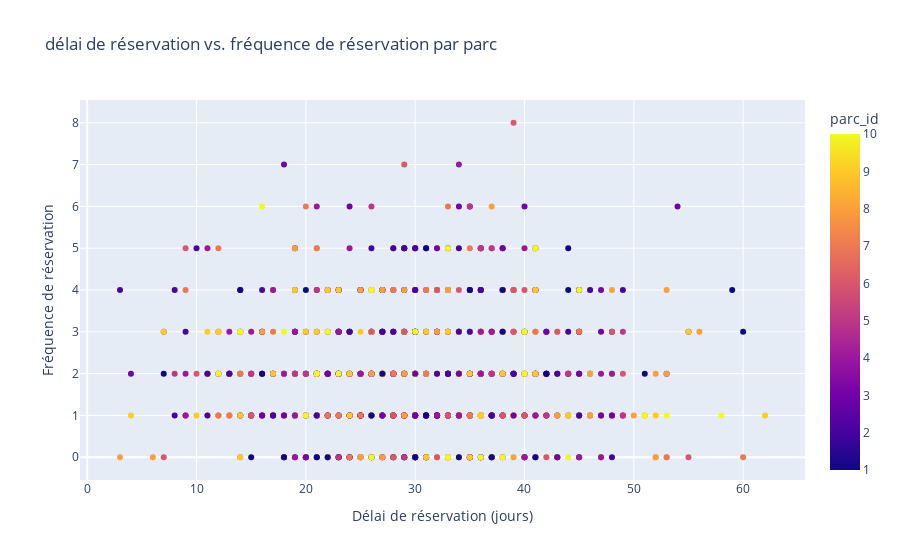

Write notebook code for a chart like this one.
### Code cell
# graphique de dispersion des délais de réservation vs. fréquence de réservation par parc
fig = px.scatter(df, x='temps_reservation', y='frequence_reservation', color='parc_id',
                 title='délai de réservation vs. fréquence de réservation par parc')
fig.update_layout(xaxis_title='Délai de réservation (jours)', yaxis_title='Fréquence de réservation')
fig.show()

### Figure 1 — Plotly figure (JSON) as saved in the notebook; plotly's stock layout.template omitted (floating-point values rounded to 4 significant figures; data arrays with more than 128 entries replaced by an {"elided": "..."} marker saying what was removed)
{"data": [{"hovertemplate": "temps_reservation=%{x}<br>frequence_reservation=%{y}<br>parc_id=%{marker.color}<extra></extra>", "legendgroup": "", "marker": {"color": {"elided": "1000 int values"}, "coloraxis": "coloraxis", "symbol": "circle"}, "mode": "markers", "name": "", "orientation": "v", "showlegend": false, "type": "scatter", "x": {"elided": "1000 int values"}, "xaxis": "x", "y": {"elided": "1000 int values"}, "yaxis": "y"}], "layout": {"autosize": true, "coloraxis": {"colorbar": {"title": {"text": "parc_id"}}, "colorscale": [[0, "#0d0887"], [0.1111, "#46039f"], [0.2222, "#7201a8"], [0.3333, "#9c179e"], [0.4444, "#bd3786"], [0.5556, "#d8576b"], [0.6667, "#ed7953"], [0.7778, "#fb9f3a"], [0.8889, "#fdca26"], [1, "#f0f921"]]}, "legend": {"tracegroupgap": 0}, "title": {"text": "délai de réservation vs. fréquence de réservation par parc"}, "xaxis": {"anchor": "y", "autorange": true, "domain": [0, 1], "range": [-0.6122, 65.61], "title": {"text": "Délai de réservation (jours)"}, "type": "linear"}, "yaxis": {"anchor": "x", "autorange": true, "domain": [0, 1], "range": [-0.6602, 8.66], "title": {"text": "Fréquence de réservation"}, "type": "linear"}}}
